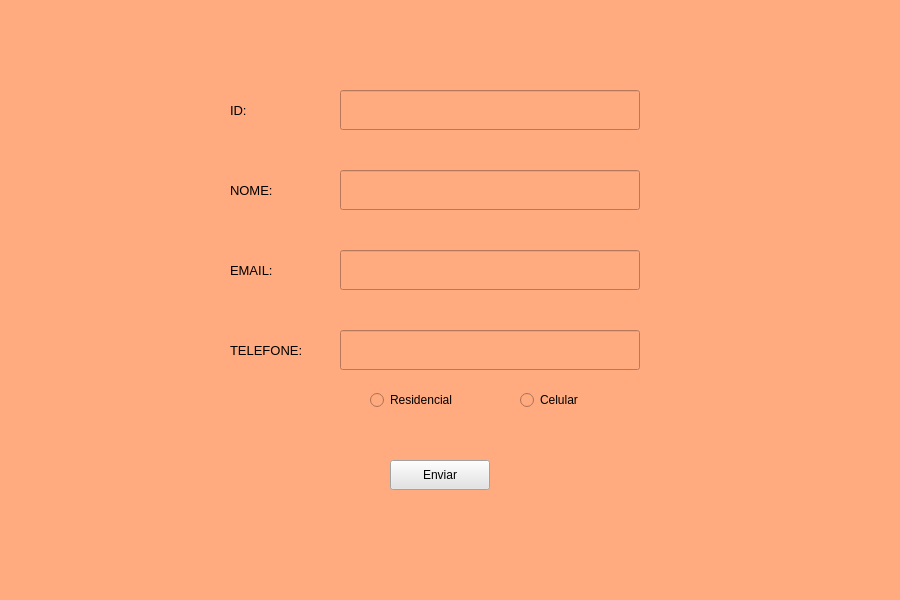
<?xml version="1.0" encoding="UTF-8"?>
<ui version="4.0">
 <class>MainWindow</class>
 <widget class="QMainWindow" name="MainWindow">
  <property name="geometry">
   <rect>
    <x>0</x>
    <y>0</y>
    <width>900</width>
    <height>600</height>
   </rect>
  </property>
  <property name="windowTitle">
   <string>MainWindow</string>
  </property>
  <property name="styleSheet">
   <string notr="true">background-color: rgb(255, 255, 255);
background-color: rgb(255, 170, 127);</string>
  </property>
  <widget class="QWidget" name="centralwidget">
   <widget class="QLabel" name="label">
    <property name="geometry">
     <rect>
      <x>230</x>
      <y>90</y>
      <width>50</width>
      <height>40</height>
     </rect>
    </property>
    <property name="font">
     <font>
      <pointsize>10</pointsize>
     </font>
    </property>
    <property name="styleSheet">
     <string notr="true">background-color: rgb(255, 255, 255);
background-color: rgb(255, 170, 127);
border-color: rgb(0, 0, 0);</string>
    </property>
    <property name="text">
     <string>ID:</string>
    </property>
   </widget>
   <widget class="QPushButton" name="enviacao">
    <property name="geometry">
     <rect>
      <x>390</x>
      <y>460</y>
      <width>100</width>
      <height>30</height>
     </rect>
    </property>
    <property name="styleSheet">
     <string notr="true">background-color: rgb(184, 184, 184);
background-color: rgb(227, 227, 227);</string>
    </property>
    <property name="text">
     <string>Enviar</string>
    </property>
   </widget>
   <widget class="QLineEdit" name="lineEdit">
    <property name="geometry">
     <rect>
      <x>340</x>
      <y>90</y>
      <width>300</width>
      <height>40</height>
     </rect>
    </property>
    <property name="styleSheet">
     <string notr="true"/>
    </property>
   </widget>
   <widget class="QLabel" name="label_2">
    <property name="geometry">
     <rect>
      <x>230</x>
      <y>170</y>
      <width>50</width>
      <height>40</height>
     </rect>
    </property>
    <property name="font">
     <font>
      <pointsize>10</pointsize>
     </font>
    </property>
    <property name="styleSheet">
     <string notr="true">background-color: rgb(255, 255, 255);
background-color: rgb(255, 170, 127);
border-color: rgb(0, 0, 0);</string>
    </property>
    <property name="text">
     <string>NOME: </string>
    </property>
   </widget>
   <widget class="QLineEdit" name="lineEdit_2">
    <property name="geometry">
     <rect>
      <x>340</x>
      <y>170</y>
      <width>300</width>
      <height>40</height>
     </rect>
    </property>
    <property name="styleSheet">
     <string notr="true"/>
    </property>
   </widget>
   <widget class="QLabel" name="label_3">
    <property name="geometry">
     <rect>
      <x>230</x>
      <y>250</y>
      <width>61</width>
      <height>40</height>
     </rect>
    </property>
    <property name="font">
     <font>
      <pointsize>10</pointsize>
     </font>
    </property>
    <property name="styleSheet">
     <string notr="true">background-color: rgb(255, 255, 255);
background-color: rgb(255, 170, 127);
border-color: rgb(0, 0, 0);</string>
    </property>
    <property name="text">
     <string>EMAIL:</string>
    </property>
   </widget>
   <widget class="QLineEdit" name="lineEdit_3">
    <property name="geometry">
     <rect>
      <x>340</x>
      <y>250</y>
      <width>300</width>
      <height>40</height>
     </rect>
    </property>
    <property name="styleSheet">
     <string notr="true"/>
    </property>
   </widget>
   <widget class="QLabel" name="label_4">
    <property name="geometry">
     <rect>
      <x>230</x>
      <y>330</y>
      <width>91</width>
      <height>40</height>
     </rect>
    </property>
    <property name="font">
     <font>
      <pointsize>10</pointsize>
     </font>
    </property>
    <property name="styleSheet">
     <string notr="true">background-color: rgb(255, 255, 255);
background-color: rgb(255, 170, 127);
border-color: rgb(0, 0, 0);</string>
    </property>
    <property name="text">
     <string>TELEFONE:</string>
    </property>
   </widget>
   <widget class="QLineEdit" name="lineEdit_4">
    <property name="geometry">
     <rect>
      <x>340</x>
      <y>330</y>
      <width>300</width>
      <height>40</height>
     </rect>
    </property>
    <property name="styleSheet">
     <string notr="true"/>
    </property>
   </widget>
   <widget class="QRadioButton" name="radioButton">
    <property name="geometry">
     <rect>
      <x>370</x>
      <y>390</y>
      <width>95</width>
      <height>20</height>
     </rect>
    </property>
    <property name="text">
     <string>Residencial</string>
    </property>
   </widget>
   <widget class="QRadioButton" name="radioButton_2">
    <property name="geometry">
     <rect>
      <x>520</x>
      <y>390</y>
      <width>95</width>
      <height>20</height>
     </rect>
    </property>
    <property name="text">
     <string>Celular</string>
    </property>
   </widget>
   <zorder>lineEdit</zorder>
   <zorder>label</zorder>
   <zorder>enviacao</zorder>
   <zorder>label_2</zorder>
   <zorder>lineEdit_2</zorder>
   <zorder>label_3</zorder>
   <zorder>lineEdit_3</zorder>
   <zorder>label_4</zorder>
   <zorder>lineEdit_4</zorder>
   <zorder>radioButton</zorder>
   <zorder>radioButton_2</zorder>
  </widget>
  <widget class="QMenuBar" name="menubar">
   <property name="geometry">
    <rect>
     <x>0</x>
     <y>0</y>
     <width>900</width>
     <height>26</height>
    </rect>
   </property>
  </widget>
  <widget class="QStatusBar" name="statusbar"/>
 </widget>
 <resources/>
 <connections/>
</ui>
